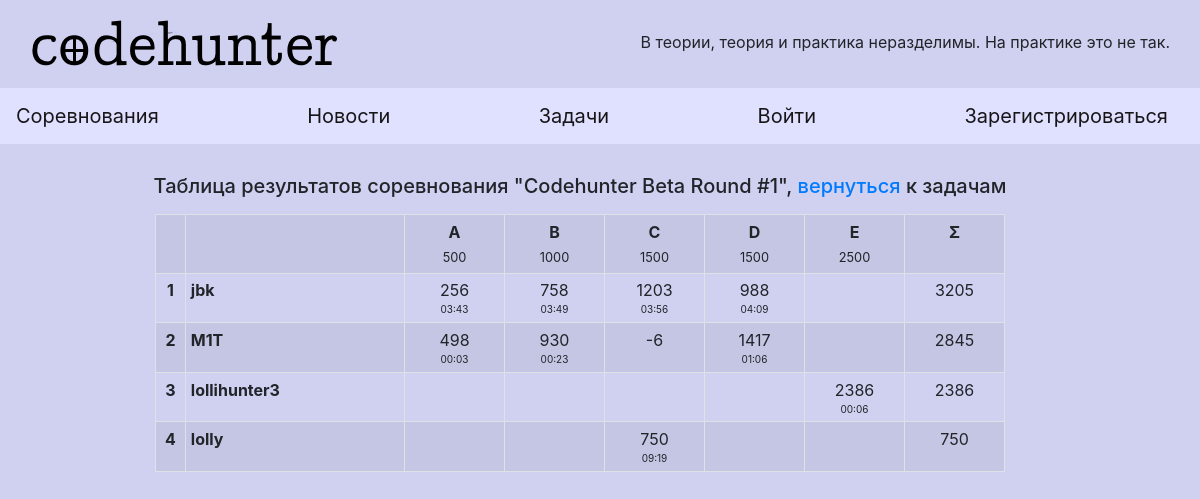
Page /contests/4/standings on the committed database.
### database.py (models this page shows)
class Contest(db.Model):
    id = db.Column(db.Integer, primary_key=True)
    title = db.Column(db.String(100), unique=False, nullable=False)
    time_start = db.Column(db.DateTime, unique=False, nullable=False)
    time_end = db.Column(db.DateTime, unique=False, nullable=False)

class Arrangement(db.Model):
    id = db.Column(db.Integer, primary_key=True)
    contest_index = db.Column(db.Integer,
                        db.ForeignKey('contest.id'),
                        nullable=False)
    tasks = db.relationship('Contest',
                           backref=db.backref('Tasks',
                           lazy=True))
    problem_index = db.Column(db.Integer, unique=False, nullable=False)
    points = db.Column(db.Integer, unique=False, nullable=False)
    task_id = db.Column(db.Integer, unique=False, nullable=False)

class User(db.Model):
    id = db.Column(db.Integer, primary_key=True)
    login = db.Column(db.String(20), unique=True, nullable=False)
    password = db.Column(db.String(50), unique=False, nullable=False)
    rating = db.Column(db.Integer, unique=False, nullable=False)
    admin = db.Column(db.Boolean, unique=False, nullable=False)

### flask_app.py (the view)
@app.route('/contests/<int:c_id>/standings', methods=['GET'])
def get_standings(c_id):
    contest = Contest.query.filter_by(id=c_id).first()
    tasks = contest.Tasks
    table = Table(len(tasks), contest.time_start, contest.time_end, tasks)
    for task in tasks:
        table.append(Solution.query.filter(Solution.submission_time >= contest.time_start,
                                        Solution.submission_time <= contest.time_end,
                                        Solution.problem_id == task.task_id,).all())
    standings, keys = table.do_math_please()
    total_scores = {}
    for user in keys:
        total_scores[user] = sum([i.points for i in proc(standings[user], lambda x: x.submission_time)])
    keys.sort(key=lambda x: total_scores[x], reverse=True)
    if contest.time_start > datetime.now():
        time_to_launch = get_beautiful_timediff(contest.time_start - datetime.now())
        return render_template('contests.html', access="denied", time_to_launch=time_to_launch)
    else:
        return render_template('standings.html', standings=standings, contest=contest, lt=len(tasks),
                               letters=LETTERS, points=[task.points for task in tasks], keys=keys, total=total_scores)

### things.py (called while the page is built)
def proc(arr, func):
    a = []
    for i in arr:
        if func(i): a.append(i)
    return a

def recalc(ts, te, tsub, pts, runs):
    ts = (ts - datetime(1970,1,1)).total_seconds()
    te = (te - datetime(1970,1,1)).total_seconds()
    tsub = (tsub - datetime(1970,1,1)).total_seconds()
    d1 = tsub - ts
    d2 = te - ts
    mult = d1 / d2
    return int(pts * (1 - 0.5 * mult)) - runs * 50

def beautify(ts, tsub):
    ts = (ts - datetime(1970,1,1)).total_seconds()
    tsub = (tsub - datetime(1970,1,1)).total_seconds()
    d1 = int(tsub - ts) // 60
    m = d1 // 60
    return f'{str(m).rjust(2, "0")}:{str(d1 % 60).rjust(2, "0")}'

    def append(self, elem):
        self.table.append(elem)

### templates/standings.html (shortened to what this page needs)
{% extends "base.html" %}
{% block content %}
	<p><h5><center>Таблица результатов соревнования "{{contest.title}}", <a href="/contests/{{contest.id}}">вернуться</a> к задачам</h5></center></p>
	<table class="table table-striped table-bordered table-sm" style="table-layout: fixed; width: {{350 + lt * 100}}px;" align="center">
			<tr>
				<td style="width: 30px; text-align: center;"></td>
				<td></td>
				{% for i in range(lt) %}
				<th style="width: 100px; text-align: center;">
					{{letters[i]}}<br>
					<small>{{points[i]}}</small>
				</th>
				{% endfor %}
				<th style="width: 100px; text-align: center;">
				Σ
				</th>
			</tr>
    	{% for user in keys %}
		    <tr>
		    	<th scope="row" style="width: 30px; text-align: center;">{{loop.index}}</th>
		    	<th scope="row">{{user}}</th>
		    	{% for res in standings[user] %}
		 	    <td style="width: 100px; text-align: center;">
		 	    	{{res.points}}{% if res.submission_time %}<br style="line-height: 0px; visibility: hidden;">
		 	    	<div style="font-size: 10px;">{{res.submission_time}}</div>
		 	    	{% endif %}
		 	    </td>
		 	    {% endfor %}
		 	    <td style="width: 100px; text-align: center;">
		 	    {{total[user]}}
		 	    </td>
		    </tr>
		{% endfor %}
	</table>
 {% endblock %}

### rows in the picture
Contest: title "Codehunter Beta Round #1"
Arrangement: points "500"
Arrangement: points "1000"
Arrangement: points "1500"
Arrangement: points "1500"
Arrangement: points "2500"
User: login "jbk", points "256" "758" "1203" "988", submission_time "03:43" "03:49" "03:56" "04:09", login "3205"
User: login "M1T", points "498" "930" "-6" "1417", submission_time "00:03" "00:23" "01:06", login "2845"
User: login "lollihunter3", points "2386", submission_time "00:06", login "2386"
User: login "lolly", points "750", submission_time "09:19", login "750"

### other values in the picture
{{ letters[i] }} "A" "B" "C" "D" "E"
